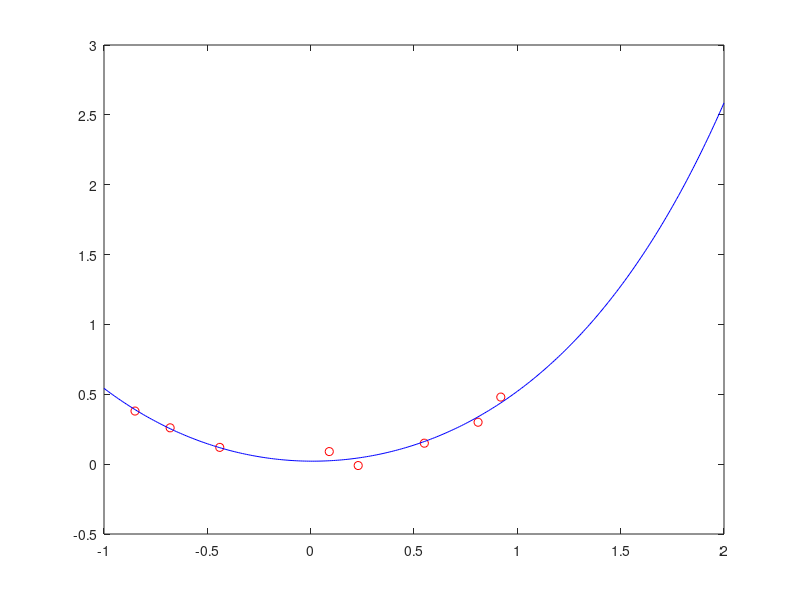

The MATLAB script that drew this image:
clc
clear

xi=[-0.44 0.09 0.92 0.23 -0.68 0.81 -0.85 0.55]';
yi=[0.12 0.09 0.48 -0.01 0.26 0.30 0.38 0.15]';

%1º funcion
H=[xi.^0 xi xi.^2];
b=yi;
c=H\b; %equivale a pasar a Ec. normales y resolver el sistema
A=c(1);
B=c(2);
C=c(3);

xx=[-1:0.01:2];
yy=A+B.*xx+C.*xx.^2;
plot(xi,yi,'ro',xx,yy,'b');

%2ºfuncion
H=[xi.^0 exp(xi) exp(-xi)];
b=yi;
c=H\b; %equivale a pasar a Ec. normales y resolver el sistema
A=c(1);
B=c(2);
C=c(3);

xx=[-1:0.01:2];
yy=A+B*exp(xx)+C*exp(-xx);
plot(xi,yi,'ro',xx,yy,'b');